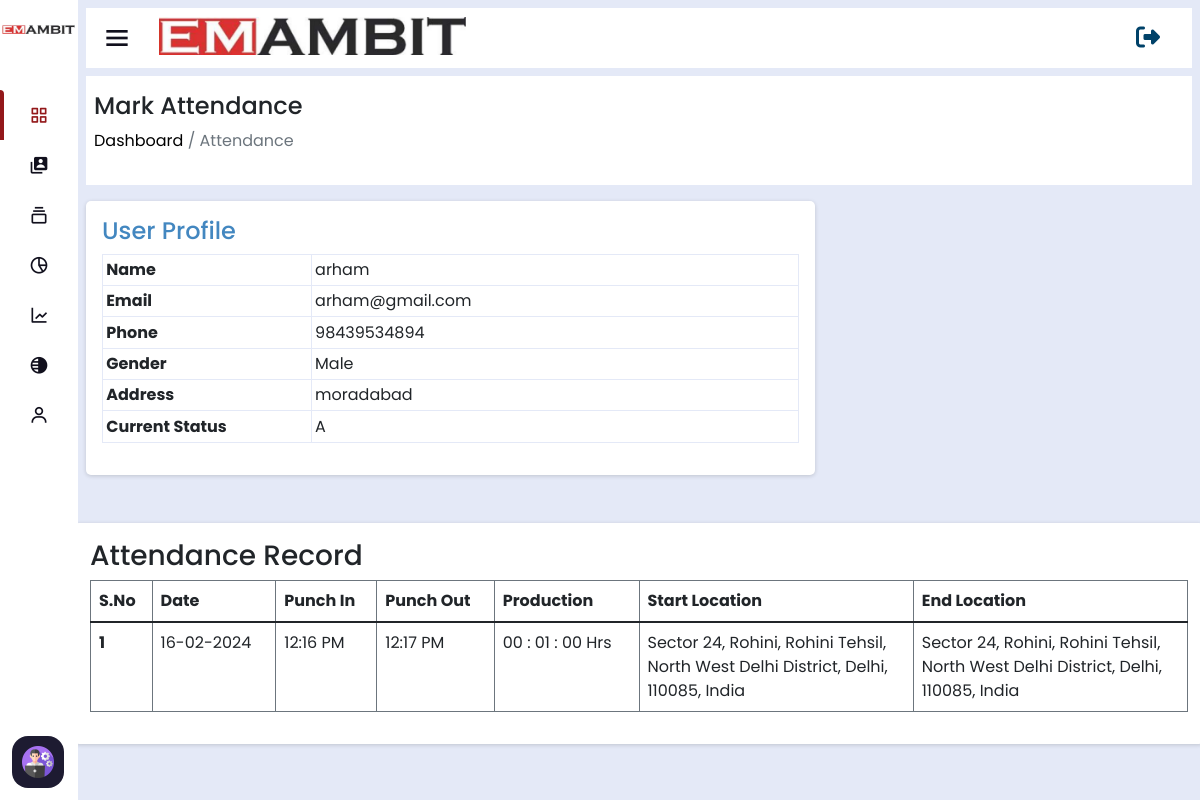
/view-attendance/32/ (signed in), run on the app's committed database.
### home/models.py (models this page shows, shortened)
class CustomUser(AbstractUser):
    username = None
    email = models.EmailField(unique=True)
    user_phone = models.CharField(max_length=50,unique=True)
    user_address=models.CharField(max_length=50)
    user_gender=models.CharField(max_length=50)
    user_status=models.CharField(max_length=100,null=True,blank=True,default='Engineer')
    total_cost=models.IntegerField(default=0,null=True,blank=True)
    visible_password=models.CharField(max_length=254,null=True,blank=True)
    attendance_status=models.CharField(max_length=250,null=True,blank=True,default="A")
    USERNAME_FIELD = 'email'
    REQUIRED_FIELDS = []
    objects = CustomUserManager()

class UserAttendance(models.Model):
    engineer=models.ForeignKey(CustomUser,on_delete=models.CASCADE)
    punchin_country=models.CharField(max_length=254,null=True,blank=True)
    punchin_state=models.CharField(max_length=254,null=True,blank=True)
    punchin_location=models.CharField(max_length=500,null=True,blank=True)
    punchin_postcode=models.CharField(max_length=100,null=True,blank=True)
    attendance_date=models.CharField(max_length=254,null=True,blank=True)
    punchin_time=models.CharField(max_length=200,null=True,blank=True)
    punchout_country=models.CharField(max_length=254,null=True,blank=True)
    punchout_state=models.CharField(max_length=254,null=True,blank=True)
    punchout_location=models.CharField(max_length=500,null=True,blank=True)
    punchout_postcode=models.CharField(max_length=100,null=True,blank=True)
    punchout_time=models.CharField(max_length=200,null=True,blank=True)
    total_hours=models.CharField(max_length=200,default='0.00')
    punch_status=models.CharField(max_length=20,default='Absent' , null=True,blank=True)
    class Meta:
        unique_together =('attendance_date','engineer')

### home/views.py (the view)
# urls.py: path('view-attendance/<id>/',ViewAttendance_view),
def ViewAttendance_view(request,id):
    eng_to_get=CustomUser.objects.get(id=id)
    particular_attendance=UserAttendance.objects.filter(engineer=eng_to_get)
    return render(request,'view-attendance.html',{'particular_attendance':particular_attendance,'eng_to_get':eng_to_get})

### home/templates/view-attendance.html (shortened to what this page needs)
<!DOCTYPE html>
<html lang="en" dir="ltr">
<head>
  {% include 'header-links.html' %}
</head>
<body>
    {% include 'header.html' %}
    {% if request.user.is_authenticated and  request.user.is_superuser %}
  <section class="nav-section">
    {% include 'subtitle.html' %}
    <div class="breadcum" >
        <div>
            <h2>Mark Attendance</h2>
            <p><a href="/">  Dashboard</a> / Attendance</p>
        </div>
    </div>
    <div class="attendance-div">
      <div class="row">
          <div class="col-lg-8 col-md-6" style="position: sticky; top: 0px;">
              <div class="curve attendance-main table_" style="padding-bottom: 2rem;">
                  <h4 class="subhead">User Profile</h4>
                  <table id="addLiveList">
                    <tr>
                        <th>Name </th>
                        <td>{{eng_to_get.first_name}}</td>
                    </tr>
                    <tr>
                        <th>Email</th>
                        <td>{{eng_to_get.email}}</td>
                    </tr>
                    <tr>
                        <th>Phone</th>
                        <td>{{eng_to_get.user_phone}}</td>
                    </tr>
                    <tr>
                        <th>Gender</th>
                        <td>{{eng_to_get.user_gender}}</td>
                    </tr>
                    <tr>
                        <th>Address</th>
                        <td>{{eng_to_get.user_address}}</td>
                    </tr>
                    <tr>
                        <th>Current Status</th>
                        <td id="add_time">{{eng_to_get.attendance_status}}</td>
                    </tr>
                  </table>
              </div>
          </div>
          <div class="col-md-12 border-table">
              <h3>Attendance Record</h3>
              <div class="table-responsive">
                  <table class="table table-bordered">
                      <thead>
                          <tr>
                              <th scope="row">S.No</th>
                              <th scope="row">Date</th>
                              <th scope="row">Punch In</th>
                              <th scope="row">Punch Out</th>
                              <th scope="row">Production</th>
                              <th scope="row" style="width: 25%;">Start Location</th>
                              <th scope="row" style="width: 25%;">End Location</th>
                          </tr>
                      </thead>
                      <tbody>
                        {% for all_data in particular_attendance %}
                          <tr>
                              <th scope="row">1</th>
                              <td>{{all_data.attendance_date}}</td>
                              <td>{{all_data.punchin_time}}</td>
                              <td>{{all_data.punchout_time}}</td>
                              <td>{{all_data.total_hours}}</td>
                              <td>{{all_data.punchin_location}}</td>
                              <td>{{all_data.punchin_location}}</td>
                          </tr>
                          {% endfor %}
                      </tbody>
                  </table>
              </div>
          </div>
      </div>
  </div>
 {% else %}
  <script>
    window.location.href='/page-not-found'
  </script>
  {% endif %}
  </section>
</body>
</html>

### home/static/assets/css/sidebar.css (style rules this page uses)
* { margin: 0; padding: 0; box-sizing: border-box; font-family: 'Poppins', sans-serif; }
.nav-section { position: relative; background: #E4E9F7; min-height: 100vh; left: 260px; width: calc(100% - 260px); transition: all 0.5s ease; }
.sidebar.close~.nav-section { left: 78px; width: calc(100% - 78px); }

### home/static/assets/css/style.css (style rules this page uses)
* { margin: 0; padding: 0; box-sizing: border-box; font-family: "Poppins" , sans-serif; text-decoration: none; }
a { text-decoration: none !important; }
:root { --main-bg : #E4E9F7; --light-white: #f0f0f0; --light-white-p: #6c757d; --color-anchor: #0d6efd; --color-blue: #4d8aff; --color-dark-blue: #004269; --color-blu : #4387c0; --color-blue-light : #00AAA9; --color-orange : orange; --color-green : rgb(44, 185, 16); }
.breadcum { background: white; padding: 1rem 0.5rem; margin-bottom: 1rem; }
.breadcum h2 { font-size: 1.5rem; }
.breadcum p { color: var(--light-white-p); }
.breadcum a { color: black; }
table { width: 100%; }
.nav-section { padding: 0.5rem !important; }
.attendance-div .curve { border-radius: 5px; box-shadow: rgba(0, 0, 0, 0.16) 0px 1px 4px; padding: 1rem; background: white; }
.attendance-div .curve:first-child { padding-bottom: 0rem; }
.attendance-div .subhead { color: var(--color-blu); text-align: start; }
.attendance-main { display: flex; gap: 1rem; flex-direction: column; width: 100%; }
.attendance-div .border-table { border-radius: 5px; box-shadow: rgba(0, 0, 0, 0.16) 0px 1px 4px; padding: 1rem; background: white; margin-top: 3rem; }
.attendance-main.table_ { display: none; }
.attendance-main.table_ { display: block; }
.attendance-main.table_ table tr th, .attendance-main.table_ table tr td { padding: 0.2rem; border: 1px solid var(--main-bg); }
.attendance-main.table_ table tr th { width: 30%; }

### home/static/assets/css/user.css (style rules this page uses)
.border-table tr th, .border-table tr td { border: 1px solid var(--light-white-p); padding-left: 0.5rem; }

### data on the page
CustomUser: first_name "arham", email "arham@gmail.com", user_phone "98439534894", user_gender "Male", user_address "moradabad", attendance_status "A"
UserAttendance: attendance_date "16-02-2024", punchin_time "12:16 PM", punchout_time "12:17 PM", total_hours "00 : 01 : 00 Hrs", punchin_location "Sector 24, Rohini, Rohini Tehsil, North West Delhi District, Delhi, 110085, India"
